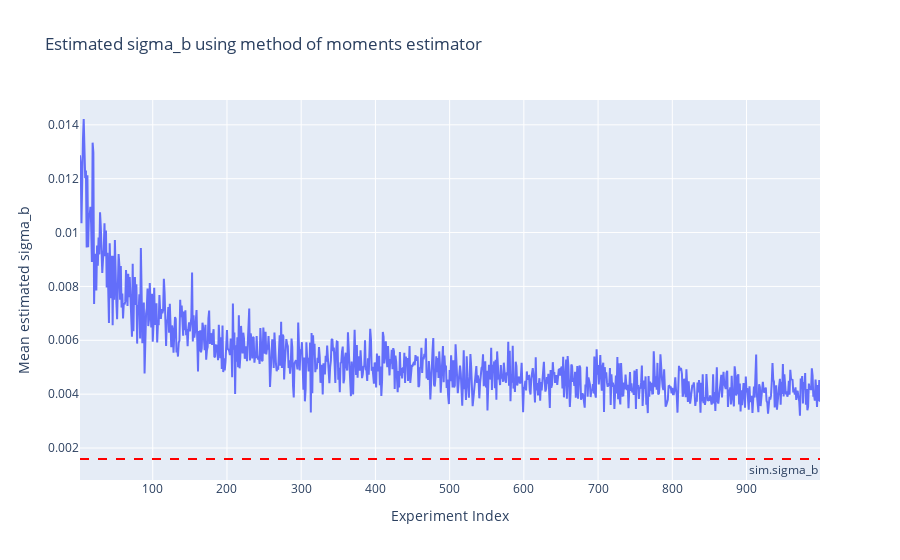

This figure's notebook cell:
### Code cell
import plotly.express as px

# Extract data for plotting
sigma_b_mom_df = pd.DataFrame(
    {"j": list(sigma_b_mom.keys()), "mean_estimate": list(sigma_b_mom.values())}
)

# Create the plot
fig = px.line(
    sigma_b_mom_df,
    x="j",
    y="mean_estimate",
    title="Estimated sigma_b using method of moments estimator",
    labels={"j": "Experiment Index", "mean_estimate": "Mean estimated sigma_b"},
)

# Add a horizontal line at sim.sigma_b
fig.add_hline(
    y=sim.sigma_b,
    line_dash="dash",
    line_color="red",
    annotation_text="sim.sigma_b",
    annotation_position="bottom right",
)

# Show the plot
fig.show()

### Figure 1 — Plotly figure (JSON) as saved in the notebook; plotly's stock layout.template omitted (floating-point values rounded to 4 significant figures; data arrays with more than 128 entries replaced by an {"elided": "..."} marker saying what was removed)
{"data": [{"hovertemplate": "Experiment Index=%{x}<br>Mean estimated sigma_b=%{y}<extra></extra>", "legendgroup": "", "line": {"color": "#636efa", "dash": "solid"}, "marker": {"symbol": "circle"}, "mode": "lines", "name": "", "orientation": "v", "showlegend": false, "type": "scatter", "x": {"elided": "998 int values"}, "xaxis": "x", "y": {"elided": "998 float values"}, "yaxis": "y"}], "layout": {"annotations": [{"showarrow": false, "text": "sim.sigma_b", "x": 1, "xanchor": "right", "xref": "x domain", "y": 0.001592, "yanchor": "top", "yref": "y"}], "legend": {"tracegroupgap": 0}, "shapes": [{"line": {"color": "red", "dash": "dash"}, "type": "line", "x0": 0, "x1": 1, "xref": "x domain", "y0": 0.001592, "y1": 0.001592, "yref": "y"}], "title": {"text": "Estimated sigma_b using method of moments estimator"}, "xaxis": {"anchor": "y", "domain": [0, 1], "title": {"text": "Experiment Index"}}, "yaxis": {"anchor": "x", "domain": [0, 1], "title": {"text": "Mean estimated sigma_b"}}}}
